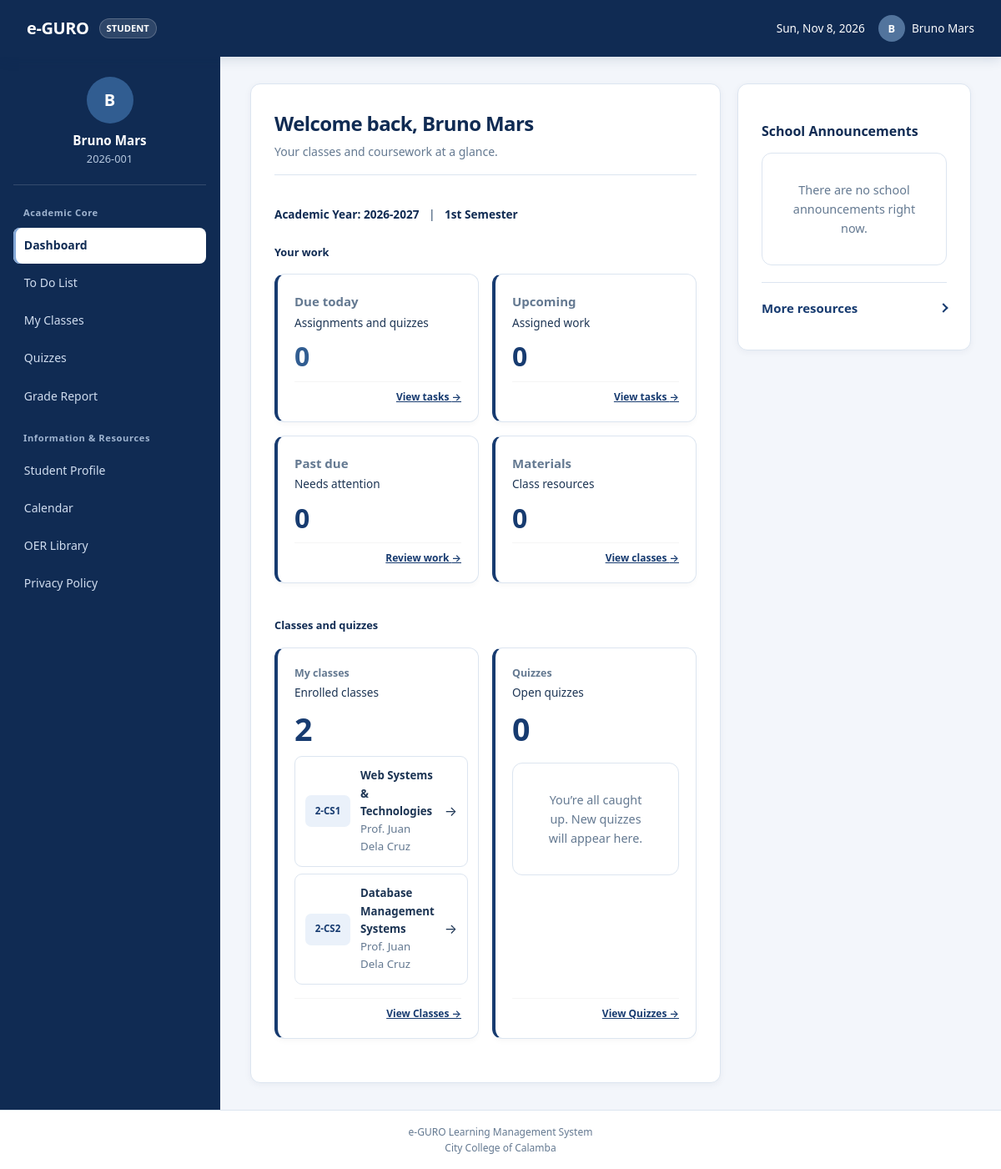
The app's page /student/dashboard.php (signed in) with its own data.
### tables this page shows
CREATE TABLE IF NOT EXISTS `classes` (
    `id` INT AUTO_INCREMENT PRIMARY KEY,
    `code` VARCHAR(50) NOT NULL UNIQUE,
    `name` VARCHAR(150) NOT NULL,
    `teacher_id` INT NULL,
    `fiscal_year` VARCHAR(50) DEFAULT '2026-2027',
    `semester` VARCHAR(50) DEFAULT '1st Semester',
    `created_at` DATETIME DEFAULT CURRENT_TIMESTAMP,
    FOREIGN KEY (`teacher_id`) REFERENCES `users`(`id`) ON DELETE SET NULL
);

CREATE TABLE IF NOT EXISTS `users` (
    `id` INT AUTO_INCREMENT PRIMARY KEY,
    `user_code` VARCHAR(50) NOT NULL UNIQUE,
    `full_name` VARCHAR(150) NOT NULL,
    `email` VARCHAR(150) NOT NULL UNIQUE,
    `password` VARCHAR(255) NOT NULL,
    `role` ENUM('admin', 'dean', 'teacher', 'student') NOT NULL,
    `created_at` DATETIME DEFAULT CURRENT_TIMESTAMP
);

### includes/auth.php (called while the page is built, shortened)
<?php
function current_user(): ?array
{
    if (!empty($_SESSION['user'])) {
        return $_SESSION['user'];
    }
    return null;
}

### includes/student_data.php (called while the page is built, shortened)
<?php
function get_tasks(string $view): array
{
    $user = current_user();
    [$assignmentDateFilter, $quizDateFilter] = match ($view) {
        'due-today' => ['DATE(a.deadline) = CURDATE()', 'DATE(q.deadline) = CURDATE()'],
        'assigned' => ['DATE(a.deadline) > CURDATE()', 'DATE(q.deadline) > CURDATE()'],
        'missed' => ['DATE(a.deadline) < CURDATE()', 'DATE(q.deadline) < CURDATE()'],
        'due-assessment' => ['1 = 0', 'DATE(q.deadline) = CURDATE()'],
        'assigned-assessment' => ['1 = 0', 'DATE(q.deadline) > CURDATE()'],
    };
    $status = match ($view) {
        'due-today', 'due-assessment' => 'Due today',
        'assigned', 'assigned-assessment' => 'Assigned',
        'missed' => 'Missed',
    };
    $pdo = Database::connect();
    $stmt = $pdo->prepare(
        "SELECT a.id, a.title, c.code AS subject, a.deadline AS activity_deadline, 'assignment' AS task_type
         FROM assignments a
         JOIN class_enrollments ce ON ce.class_id = a.class_id AND ce.student_id = ?
         JOIN classes c ON c.id = a.class_id
         LEFT JOIN submissions s ON s.assignment_id = a.id AND s.student_id = ?
         WHERE s.id IS NULL AND $assignmentDateFilter
         UNION ALL
         SELECT q.id, q.title, c.code AS subject, q.deadline AS activity_deadline, 'quiz' AS task_type
         FROM quizzes q
         JOIN class_enrollments ce ON ce.class_id = q.class_id AND ce.student_id = ?
         JOIN classes c ON c.id = q.class_id
         LEFT JOIN quiz_attempts qa ON qa.quiz_id = q.id AND qa.student_id = ?
         WHERE qa.submitted_at IS NULL AND $quizDateFilter
         ORDER BY activity_deadline"
    );
    $stmt->execute([$user['id'], $user['id'], $user['id'], $user['id']]);
    $tasks = $stmt->fetchAll();
    return array_map(static function (array $task) use ($status): array {
        return [
            'id' => (int) $task['id'],
            'title' => $task['title'],
            'subject' => $task['subject'],
            'deadline' => date('M j, Y g:i A', strtotime($task['activity_deadline'])),
            'status' => $status,
            'type' => $task['task_type'],
        ];
    }, $tasks);
}
function get_fiscal_year(): array
{
    return ['year' => '2026-2027', 'semester' => '1st Semester'];
}
function get_classes(): array
{
    $user = current_user();
    $pdo = Database::connect();
    $stmt = $pdo->prepare(
        'SELECT c.id, c.code AS section, c.name AS subject, u.full_name AS teacher
         FROM class_enrollments ce
         JOIN classes c ON c.id = ce.class_id
         LEFT JOIN users u ON u.id = c.teacher_id
         WHERE ce.student_id = ?
         ORDER BY c.code'
    );
    $stmt->execute([$user['id']]);
    return $stmt->fetchAll();
}

### includes/functions.php (called while the page is built, shortened)
<?php
function e($value): string
{
    return htmlspecialchars((string) $value, ENT_QUOTES, 'UTF-8');
}

### includes/announcements.php (called while the page is built)
<?php
function get_school_announcements(PDO $pdo, int $limit = 5): array
{
    $limit = max(1, min($limit, 20));
    $stmt = $pdo->prepare(
        'SELECT title, body, created_at
         FROM announcements
         WHERE is_published = 1
         ORDER BY created_at DESC, id DESC
         LIMIT ' . $limit
    );
    $stmt->execute();
    return $stmt->fetchAll();
}

### student/dashboard.php (the view, shortened to what this page needs)
<?php
require_once __DIR__ . '/../config/db.php';
require_once __DIR__ . '/../includes/announcements.php';
$pdo = Database::connect();
$schoolAnnouncements = get_school_announcements($pdo, 2);
$enrolledClasses = get_classes();
$counts = get_task_counts();
$availableQuizzes = array_values(array_filter(
    array_merge(get_tasks('due-today'), get_tasks('assigned')),
    static fn(array $item): bool => $item['type'] === 'quiz'
));
$fy     = get_fiscal_year();
$activityCards = [
    ['Due today', $counts['due_today'],           'Assignments and quizzes',       'todo.php?filter=due-today',          'View tasks'],
    ['Upcoming',  $counts['assigned'],            'Assigned work',                  'todo.php?filter=assigned',           'View tasks'],
    ['Past due',  $counts['missed'],              'Needs attention',                'todo.php?filter=missed',             'Review work'],
    ['Materials', $counts['unread_lessons'],      'Class resources',                'my-class.php',                      'View classes'],
];
include __DIR__ . '/../includes/header.php';
include __DIR__ . '/../includes/sidebar.php';
?>
<div class="main-content dashboard-grid">
    <main class="dashboard-main-area card dashboard-master-card">
        <div class="page-header">
            <h2>Welcome back, <?= e($user['name']) ?></h2>
            <p>Your classes and coursework at a glance.</p>
        </div>
        <div class="dashboard-term-bar">
            <span>Academic Year: <?= e($fy['year']) ?></span>
            <span class="term-separator">|</span>
            <span><?= e($fy['semester']) ?></span>
        </div>
        <div class="section-break-title">Your work</div>
        <div class="card-grid dashboard-metrics-grid">
            <?php foreach ($activityCards as [$label, $count, $caption, $href, $linkText]): ?>
                <?php
                    $statusClass = 'status-' . strtolower(str_replace(' ', '-', $label));
                ?>
                    <section class="card sub-card metric-card <?= e($statusClass) ?>">
                    <div class="metric-card-top">
                        <span class="metric-label"><?= e($label) ?></span>
                        <span class="metric-caption"><?= e($caption) ?></span>
                    </div>
                    <div class="metric-value"><?= (int) $count ?></div>
                    <div class="metric-card-footer">
                            <a class="metric-action" href="<?= e($href) ?>"><?= e($linkText) ?> &rarr;</a>
                    </div>
                    </section>
            <?php endforeach; ?>
        </div>
        <div class="section-break-title">Classes and quizzes</div>
        <div class="card-grid">
                <section class="card sub-card metric-card status-my-classes">
                    <div class="metric-card-top">
                        <span class="metric-label">My classes</span>
                        <span class="metric-caption">Enrolled classes</span>
                    </div>
                    <div class="metric-value"><?= count($enrolledClasses) ?></div>
                    <?php if (!$enrolledClasses): ?>
                        <p class="empty">You don’t have any classes yet. Please ask your school administrator to enroll you in a class.</p>
                    <?php else: ?>
                        <div class="student-dashboard-classes">
                            <?php foreach (array_slice($enrolledClasses, 0, 4) as $class): ?>
                                <a class="student-class-link" href="class-details.php?id=<?= (int) $class['id'] ?>">
                                    <span class="student-class-code"><?= e($class['section']) ?></span>
                                    <span><strong><?= e($class['subject']) ?></strong><small><?= e($class['teacher'] ?? 'Instructor not assigned') ?></small></span>
                                    <span aria-hidden="true">→</span>
                                </a>
                            <?php endforeach; ?>
                        </div>
                    <?php endif; ?>
                    <div class="metric-card-footer">
                        <a class="metric-action" href="my-class.php">View Classes &rarr;</a>
                    </div>
                </section>
                <section class="card sub-card metric-card status-quizzes">
                        <div class="metric-card-top">
                        <span class="metric-label">Quizzes</span>
                        <span class="metric-caption">Open quizzes</span>
                    </div>
                    <div class="metric-value"><?= count($availableQuizzes) ?></div>
                    <?php if (!$availableQuizzes): ?>
                        <p class="empty">You’re all caught up. New quizzes will appear here.</p>
                    <?php endif; ?>
                    <div class="metric-card-footer">
                        <a class="metric-action" href="quizzes.php">View Quizzes &rarr;</a>
                    </div>
                </section>
            </div>
    </main>
    <div class="bulletin-column card dashboard-master-card">
        <section class="school-announcements" aria-labelledby="school-announcements-title">
            <h3 id="school-announcements-title">School Announcements</h3>
            <?php if ($schoolAnnouncements): ?>
                <?php foreach ($schoolAnnouncements as $announcement): ?>
                    <article class="school-announcement-card">
                        <h4><?= e($announcement['title']) ?></h4>
                        <p><?= nl2br(e($announcement['body'])) ?></p>
                        <time datetime="<?= e(date('c', strtotime($announcement['created_at']))) ?>">
                            <?= e(date('M j, Y', strtotime($announcement['created_at']))) ?>
                        </time>
                    </article>
                <?php endforeach; ?>
            <?php else: ?>
                <p class="empty">There are no school announcements right now.</p>
            <?php endif; ?>
        </section>
        <details class="bulletin-disclosure">
            <summary>More resources <span class="disclosure-indicator" aria-hidden="true"></span></summary>
        </details>
    </div>
</div>
<?php include __DIR__ . '/../includes/footer.php'; ?>

### records on screen
classes: code "2-CS1", name "Web Systems & Technologies", teacher.full_name "Prof. Juan Dela Cruz"
classes: code "2-CS2", name "Database Management Systems", teacher.full_name "Prof. Juan Dela Cruz"

### other values on screen
$user['role'] "STUDENT"
$avatarInitial "B"
$user['name'] "Bruno Mars"
$user['student_id'] "2026-001"
$sectionTitle "Academic Core"
$label "Dashboard"
$label "To Do List"
$label "My Classes"
$label "Quizzes"
$label "Grade Report"
$sectionTitle "Information & Resources"
$label "Student Profile"
$label "Calendar"
$label "OER Library"
$label "Privacy Policy"
